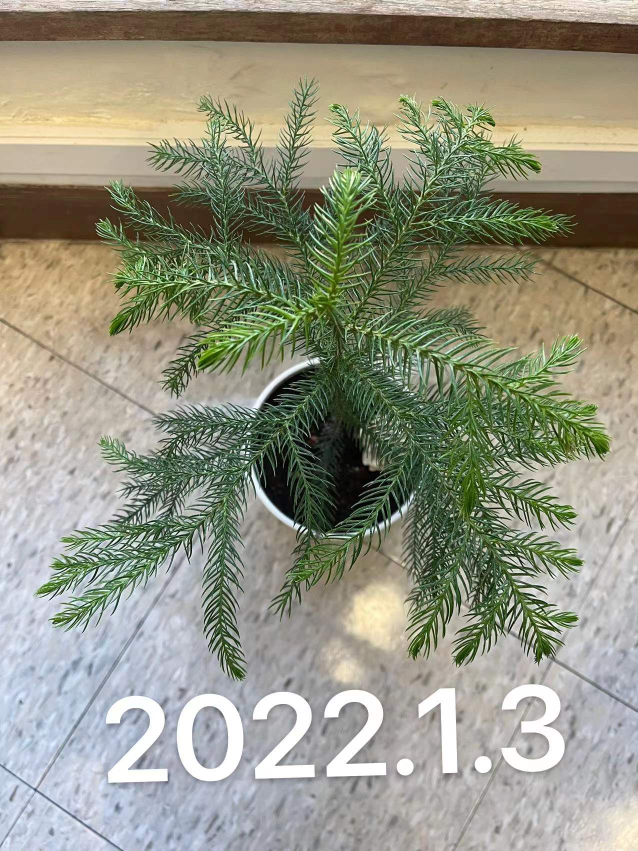
#> input picture image/0103.jpg, 1276 x 1702 px (shown at 1/2 size); its folder holds 4 pictures in this run
$ python resize.py
#> lines starting #> are read from the running program, lines starting #| are printed output that depends on the picture
import cv2 as cv
import os

files = os.listdir('./')
for pic in files:
    if pic[-3:] == 'jpg':
        pic_path = './' + pic
        print(pic)
        save = './' + pic
        img = cv.imread(pic_path)
#> img is the input picture: shape (1702, 1276, 3); mean B, G, R 130.6, 148.4, 148.1
        factor = img.shape[1]/700
#> factor = 1.82
        height = int(img.shape[0]/factor)
#> height = 933
        img_after = cv.resize(img, [700, height])
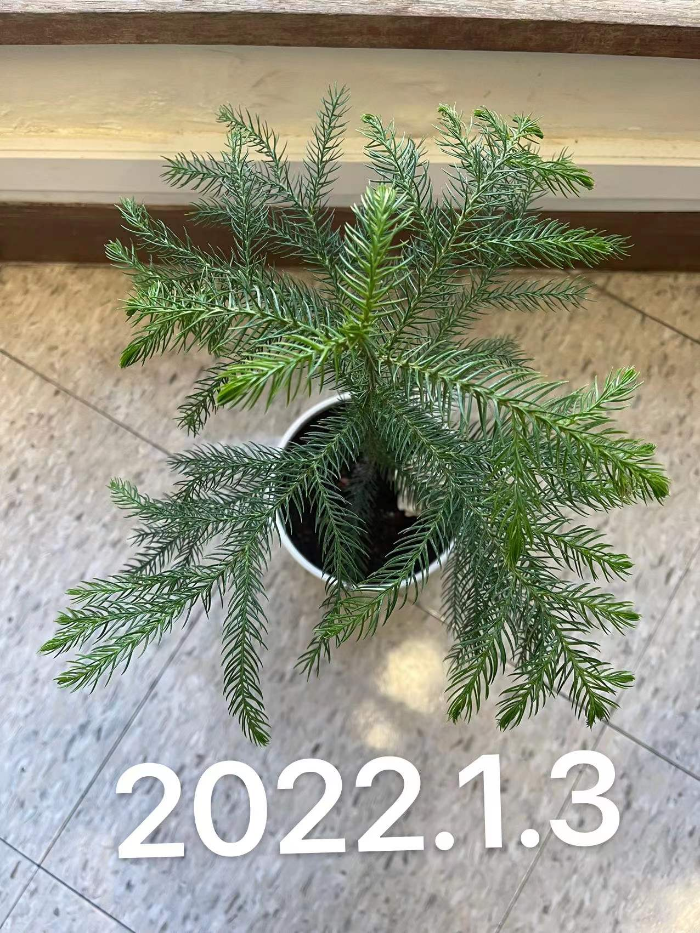
#> img_after: shape (933, 700, 3); mean B, G, R 130.5, 148.3, 148
        cv.imwrite(save, img_after)
#> pass 2 of the loop `for pic in files:`:
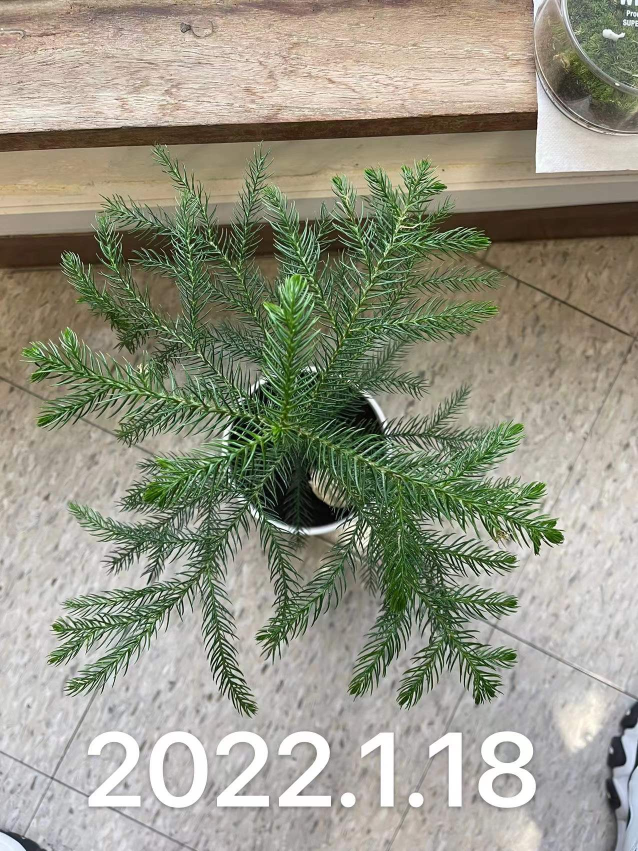
#> input picture image/0118.jpg, 1276 x 1702 px (shown at 1/2 size)
#> img is the input picture: shape (1702, 1276, 3); mean B, G, R 132.4, 149.1, 149.6
#> `img_after = cv.resize(img, [700, height])`:
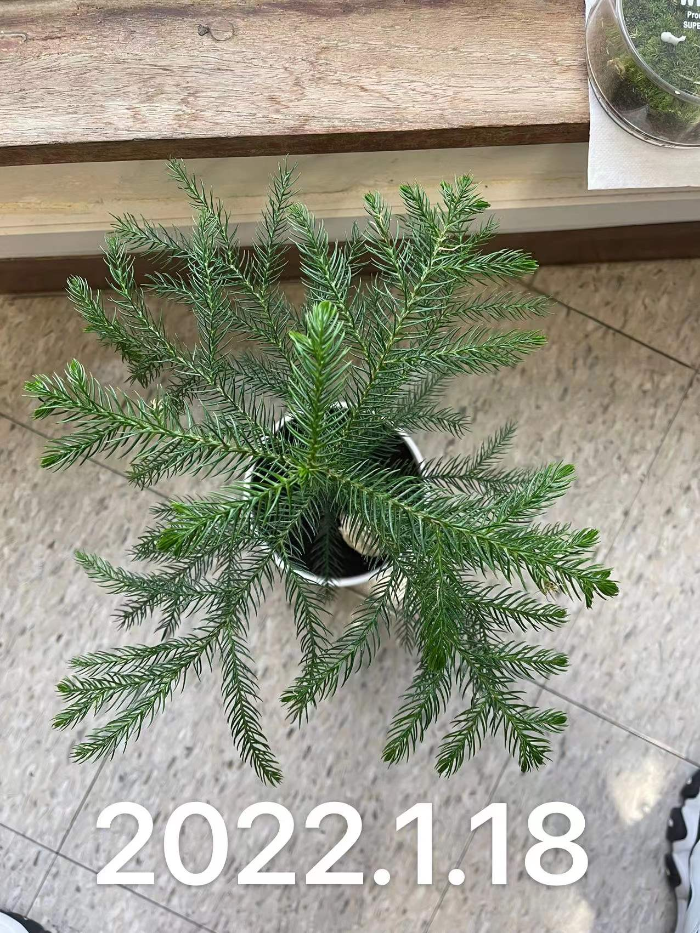
#> img_after: shape (933, 700, 3); mean B, G, R 132.3, 149, 149.5
#> pass 3 of the loop `for pic in files:`:
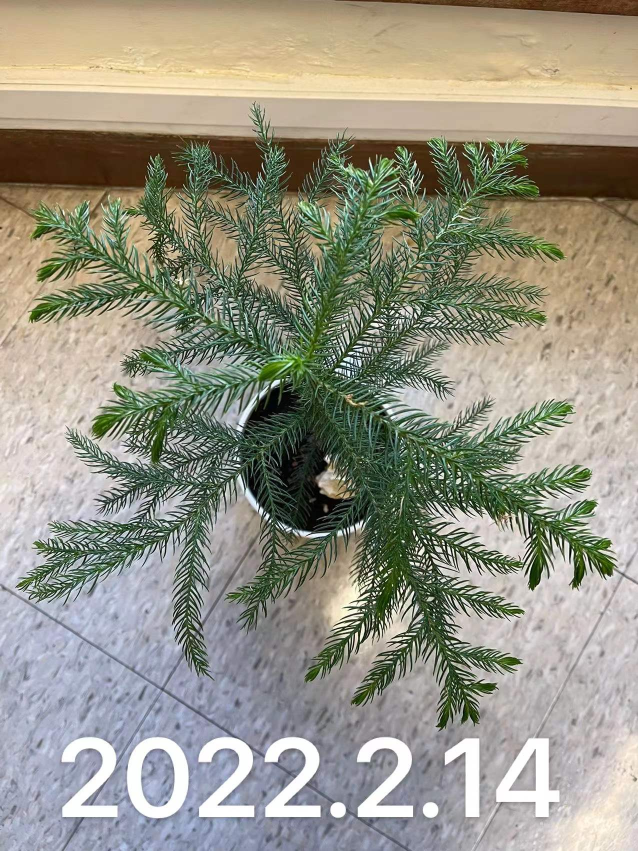
#> input picture image/0214.jpg, 1276 x 1702 px (shown at 1/2 size)
#> img is the input picture: shape (1702, 1276, 3); mean B, G, R 133.2, 148.1, 149.7
#> `img_after = cv.resize(img, [700, height])`:
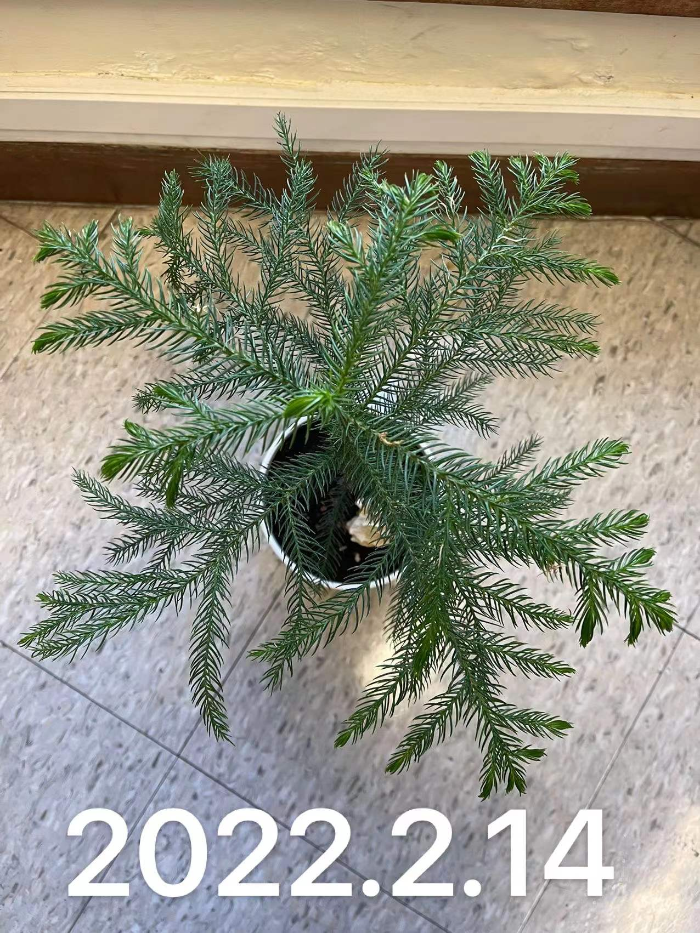
#> img_after: shape (933, 700, 3); mean B, G, R 133.1, 147.9, 149.6
#> the loop made 5 passes; the first 3 are shown
